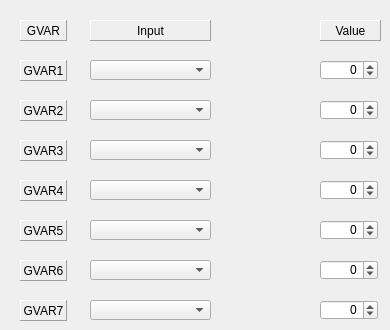
     <widget class="QWidget" name="tab_2">
      <attribute name="title">
       <string>GVARS</string>
      </attribute>
      <widget class="QLabel" name="label_93">
       <property name="geometry">
        <rect>
         <x>20</x>
         <y>20</y>
         <width>47</width>
         <height>21</height>
        </rect>
       </property>
       <property name="frameShape">
        <enum>QFrame::Panel</enum>
       </property>
       <property name="frameShadow">
        <enum>QFrame::Raised</enum>
       </property>
       <property name="midLineWidth">
        <number>0</number>
       </property>
       <property name="text">
        <string>GVAR</string>
       </property>
       <property name="alignment">
        <set>Qt::AlignCenter</set>
       </property>
       <property name="margin">
        <number>3</number>
       </property>
      </widget>
      <widget class="QLabel" name="label_94">
       <property name="geometry">
        <rect>
         <x>90</x>
         <y>20</y>
         <width>121</width>
         <height>21</height>
        </rect>
       </property>
       <property name="frameShape">
        <enum>QFrame::Panel</enum>
       </property>
       <property name="frameShadow">
        <enum>QFrame::Raised</enum>
       </property>
       <property name="midLineWidth">
        <number>0</number>
       </property>
       <property name="text">
        <string>Input</string>
       </property>
       <property name="alignment">
        <set>Qt::AlignCenter</set>
       </property>
       <property name="margin">
        <number>3</number>
       </property>
      </widget>
      <widget class="QLabel" name="label_95">
       <property name="geometry">
        <rect>
         <x>320</x>
         <y>20</y>
         <width>61</width>
         <height>21</height>
        </rect>
       </property>
       <property name="frameShape">
        <enum>QFrame::Panel</enum>
       </property>
       <property name="frameShadow">
        <enum>QFrame::Raised</enum>
       </property>
       <property name="midLineWidth">
        <number>0</number>
       </property>
       <property name="text">
        <string>Value</string>
       </property>
       <property name="alignment">
        <set>Qt::AlignCenter</set>
       </property>
       <property name="margin">
        <number>3</number>
       </property>
      </widget>
      <widget class="QLabel" name="label_96">
       <property name="geometry">
        <rect>
         <x>20</x>
         <y>60</y>
         <width>47</width>
         <height>21</height>
        </rect>
       </property>
       <property name="frameShape">
        <enum>QFrame::Panel</enum>
       </property>
       <property name="frameShadow">
        <enum>QFrame::Raised</enum>
       </property>
       <property name="midLineWidth">
        <number>0</number>
       </property>
       <property name="text">
        <string>GVAR1</string>
       </property>
       <property name="alignment">
        <set>Qt::AlignCenter</set>
       </property>
       <property name="margin">
        <number>3</number>
       </property>
      </widget>
      <widget class="QLabel" name="label_97">
       <property name="geometry">
        <rect>
         <x>20</x>
         <y>100</y>
         <width>47</width>
         <height>21</height>
        </rect>
       </property>
       <property name="frameShape">
        <enum>QFrame::Panel</enum>
       </property>
       <property name="frameShadow">
        <enum>QFrame::Raised</enum>
       </property>
       <property name="midLineWidth">
        <number>0</number>
       </property>
       <property name="text">
        <string>GVAR2</string>
       </property>
       <property name="alignment">
        <set>Qt::AlignCenter</set>
       </property>
       <property name="margin">
        <number>3</number>
       </property>
      </widget>
      <widget class="QLabel" name="label_98">
       <property name="geometry">
        <rect>
         <x>20</x>
         <y>140</y>
         <width>47</width>
         <height>21</height>
        </rect>
       </property>
       <property name="frameShape">
        <enum>QFrame::Panel</enum>
       </property>
       <property name="frameShadow">
        <enum>QFrame::Raised</enum>
       </property>
       <property name="midLineWidth">
        <number>0</number>
       </property>
       <property name="text">
        <string>GVAR3</string>
       </property>
       <property name="alignment">
        <set>Qt::AlignCenter</set>
       </property>
       <property name="margin">
        <number>3</number>
       </property>
      </widget>
      <widget class="QLabel" name="label_119">
       <property name="geometry">
        <rect>
         <x>20</x>
         <y>180</y>
         <width>47</width>
         <height>21</height>
        </rect>
       </property>
       <property name="frameShape">
        <enum>QFrame::Panel</enum>
       </property>
       <property name="frameShadow">
        <enum>QFrame::Raised</enum>
       </property>
       <property name="midLineWidth">
        <number>0</number>
       </property>
       <property name="text">
        <string>GVAR4</string>
       </property>
       <property name="alignment">
        <set>Qt::AlignCenter</set>
       </property>
       <property name="margin">
        <number>3</number>
       </property>
      </widget>
      <widget class="QLabel" name="label_120">
       <property name="geometry">
        <rect>
         <x>20</x>
         <y>220</y>
         <width>47</width>
         <height>21</height>
        </rect>
       </property>
       <property name="frameShape">
        <enum>QFrame::Panel</enum>
       </property>
       <property name="frameShadow">
        <enum>QFrame::Raised</enum>
       </property>
       <property name="midLineWidth">
        <number>0</number>
       </property>
       <property name="text">
        <string>GVAR5</string>
       </property>
       <property name="alignment">
        <set>Qt::AlignCenter</set>
       </property>
       <property name="margin">
        <number>3</number>
       </property>
      </widget>
      <widget class="QComboBox" name="Gvar1CB">
       <property name="geometry">
        <rect>
         <x>90</x>
         <y>60</y>
         <width>121</width>
         <height>20</height>
        </rect>
       </property>
      </widget>
      <widget class="QComboBox" name="Gvar2CB">
       <property name="geometry">
        <rect>
         <x>90</x>
         <y>100</y>
         <width>121</width>
         <height>20</height>
        </rect>
       </property>
      </widget>
      <widget class="QComboBox" name="Gvar3CB">
       <property name="geometry">
        <rect>
         <x>90</x>
         <y>140</y>
         <width>121</width>
         <height>20</height>
        </rect>
       </property>
      </widget>
      <widget class="QComboBox" name="Gvar4CB">
       <property name="geometry">
        <rect>
         <x>90</x>
         <y>180</y>
         <width>121</width>
         <height>20</height>
        </rect>
       </property>
      </widget>
      <widget class="QComboBox" name="Gvar5CB">
       <property name="geometry">
        <rect>
         <x>90</x>
         <y>220</y>
         <width>121</width>
         <height>20</height>
        </rect>
       </property>
      </widget>
      <widget class="QSpinBox" name="Gv1SB">
       <property name="geometry">
        <rect>
         <x>320</x>
         <y>60</y>
         <width>58</width>
         <height>20</height>
        </rect>
       </property>
       <property name="alignment">
        <set>Qt::AlignRight|Qt::AlignTrailing|Qt::AlignVCenter</set>
       </property>
       <property name="accelerated">
        <bool>true</bool>
       </property>
       <property name="minimum">
        <number>-125</number>
       </property>
       <property name="maximum">
        <number>125</number>
       </property>
      </widget>
      <widget class="QSpinBox" name="Gv2SB">
       <property name="geometry">
        <rect>
         <x>320</x>
         <y>100</y>
         <width>58</width>
         <height>20</height>
        </rect>
       </property>
       <property name="alignment">
        <set>Qt::AlignRight|Qt::AlignTrailing|Qt::AlignVCenter</set>
       </property>
       <property name="accelerated">
        <bool>true</bool>
       </property>
       <property name="minimum">
        <number>-125</number>
       </property>
       <property name="maximum">
        <number>125</number>
       </property>
      </widget>
      <widget class="QSpinBox" name="Gv3SB">
       <property name="geometry">
        <rect>
         <x>320</x>
         <y>140</y>
         <width>58</width>
         <height>20</height>
        </rect>
       </property>
       <property name="alignment">
        <set>Qt::AlignRight|Qt::AlignTrailing|Qt::AlignVCenter</set>
       </property>
       <property name="accelerated">
        <bool>true</bool>
       </property>
       <property name="minimum">
        <number>-125</number>
       </property>
       <property name="maximum">
        <number>125</number>
       </property>
      </widget>
      <widget class="QSpinBox" name="Gv5SB">
       <property name="geometry">
        <rect>
         <x>320</x>
         <y>220</y>
         <width>58</width>
         <height>20</height>
        </rect>
       </property>
       <property name="alignment">
        <set>Qt::AlignRight|Qt::AlignTrailing|Qt::AlignVCenter</set>
       </property>
       <property name="accelerated">
        <bool>true</bool>
       </property>
       <property name="minimum">
        <number>-125</number>
       </property>
       <property name="maximum">
        <number>125</number>
       </property>
      </widget>
      <widget class="QSpinBox" name="Gv4SB">
       <property name="geometry">
        <rect>
         <x>320</x>
         <y>180</y>
         <width>58</width>
         <height>20</height>
        </rect>
       </property>
       <property name="alignment">
        <set>Qt::AlignRight|Qt::AlignTrailing|Qt::AlignVCenter</set>
       </property>
       <property name="accelerated">
        <bool>true</bool>
       </property>
       <property name="minimum">
        <number>-125</number>
       </property>
       <property name="maximum">
        <number>125</number>
       </property>
      </widget>
      <widget class="QLabel" name="label_127">
       <property name="geometry">
        <rect>
         <x>20</x>
         <y>260</y>
         <width>47</width>
         <height>21</height>
        </rect>
       </property>
       <property name="frameShape">
        <enum>QFrame::Panel</enum>
       </property>
       <property name="frameShadow">
        <enum>QFrame::Raised</enum>
       </property>
       <property name="midLineWidth">
        <number>0</number>
       </property>
       <property name="text">
        <string>GVAR6</string>
       </property>
       <property name="alignment">
        <set>Qt::AlignCenter</set>
       </property>
       <property name="margin">
        <number>3</number>
       </property>
      </widget>
      <widget class="QLabel" name="label_128">
       <property name="geometry">
        <rect>
         <x>20</x>
         <y>300</y>
         <width>47</width>
         <height>21</height>
        </rect>
       </property>
       <property name="frameShape">
        <enum>QFrame::Panel</enum>
       </property>
       <property name="frameShadow">
        <enum>QFrame::Raised</enum>
       </property>
       <property name="midLineWidth">
        <number>0</number>
       </property>
       <property name="text">
        <string>GVAR7</string>
       </property>
       <property name="alignment">
        <set>Qt::AlignCenter</set>
       </property>
       <property name="margin">
        <number>3</number>
       </property>
      </widget>
      <widget class="QComboBox" name="Gvar6CB">
       <property name="geometry">
        <rect>
         <x>90</x>
         <y>260</y>
         <width>121</width>
         <height>20</height>
        </rect>
       </property>
      </widget>
      <widget class="QComboBox" name="Gvar7CB">
       <property name="geometry">
        <rect>
         <x>90</x>
         <y>300</y>
         <width>121</width>
         <height>20</height>
        </rect>
       </property>
      </widget>
      <widget class="QSpinBox" name="Gv6SB">
       <property name="geometry">
        <rect>
         <x>320</x>
         <y>260</y>
         <width>58</width>
         <height>20</height>
        </rect>
       </property>
       <property name="alignment">
        <set>Qt::AlignRight|Qt::AlignTrailing|Qt::AlignVCenter</set>
       </property>
       <property name="accelerated">
        <bool>true</bool>
       </property>
       <property name="minimum">
        <number>-125</number>
       </property>
       <property name="maximum">
        <number>125</number>
       </property>
      </widget>
      <widget class="QSpinBox" name="Gv7SB">
       <property name="geometry">
        <rect>
         <x>320</x>
         <y>300</y>
         <width>58</width>
         <height>20</height>
        </rect>
       </property>
       <property name="alignment">
        <set>Qt::AlignRight|Qt::AlignTrailing|Qt::AlignVCenter</set>
       </property>
       <property name="accelerated">
        <bool>true</bool>
       </property>
       <property name="minimum">
        <number>-125</number>
       </property>
       <property name="maximum">
        <number>125</number>
       </property>
      </widget>
     </widget>
